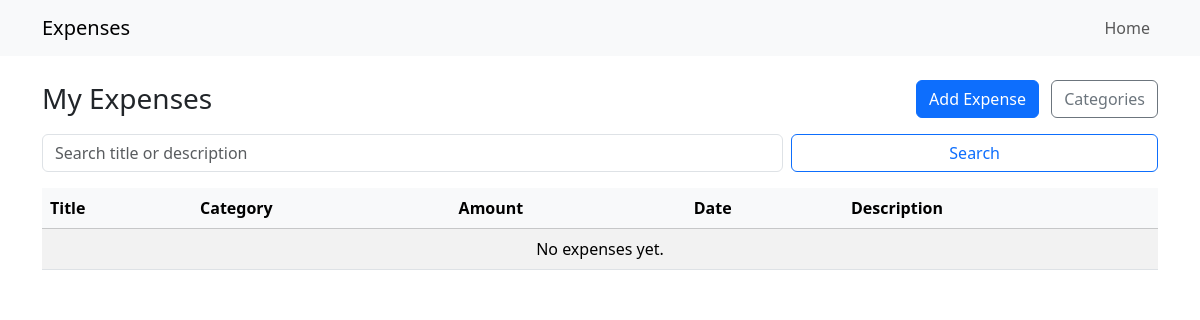
Before: /expenses with the older database file.
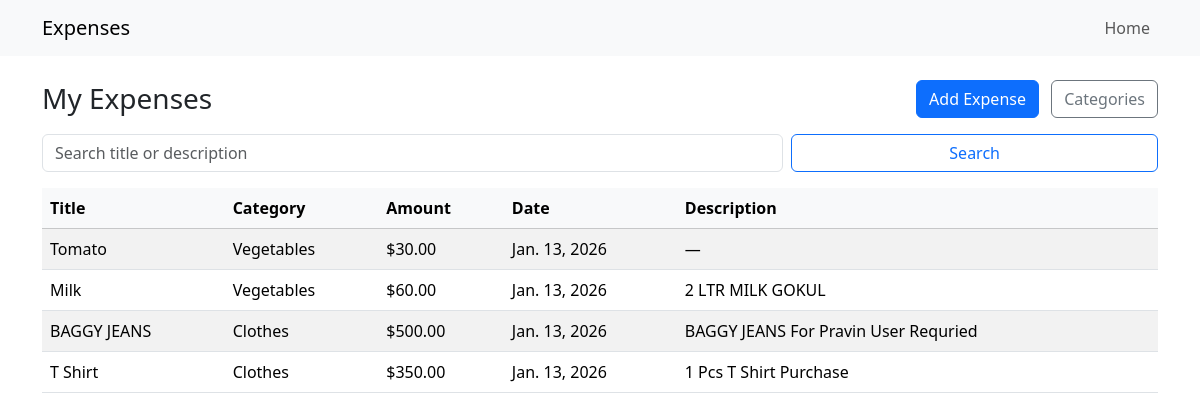
After: the same page with the newer database file.
### expenses/models.py (models this page shows, shortened)
class Expenses(models.Model):
    user = models.ForeignKey(User, on_delete=models.CASCADE)
    category = models.ForeignKey(Category, on_delete=models.CASCADE)
    title = models.CharField(max_length=100, unique=True)
    amount = models.DecimalField(max_digits=10, decimal_places=2)
    date = models.DateField()
    description = models.TextField(blank=True)
    created_at = models.DateTimeField(auto_now_add=True)

class Category(models.Model):
    name = models.CharField(max_length=100, unique=True)
    user = models.ForeignKey(User, on_delete=models.CASCADE)

### expenses/views.py (the view)
# urls.py: path('expenses', expenses_home , name='expenses_home'),
def expenses_home(request):
    expenses = Expenses.objects.all()
    context = {'expenses': expenses}
    return render(request, 'expenses/expenses_home.html', context)

### templates/expenses/expenses_home.html (shortened to what this page needs)
<!doctype html>
<html lang="en">
	<head>
		<link href="https://cdn.jsdelivr.net/npm/bootstrap@5.3.2/dist/css/bootstrap.min.css" rel="stylesheet">
	</head>
	<body>
		<nav class="navbar navbar-expand-lg navbar-light bg-light mb-4">
			<div class="container">
				<a class="navbar-brand" href="#">Expenses</a>
				<div class="collapse navbar-collapse" id="nav">
					<ul class="navbar-nav ms-auto">
						<li class="nav-item"><a class="nav-link" href="#">Home</a></li>
					</ul>
				</div>
			</div>
		</nav>
		<div class="container">
			<div class="d-flex justify-content-between align-items-center mb-3">
				<h1 class="h3 mb-0">My Expenses</h1>
				<div>
					<a href="#" class="btn btn-primary me-2">Add Expense</a>
					<a href="{% url 'category_page' %}" class="btn btn-outline-secondary">Categories</a>
				</div>
			</div>
			<div class="mb-3">
				<form class="row g-2" method="get">
					<div class="col-sm-8">
						<input type="search" name="q" class="form-control" placeholder="Search title or description" value="{{ request.GET.q }}">
					</div>
					<div class="col-sm-4">
						<button class="btn btn-outline-primary w-100" type="submit">Search</button>
					</div>
				</form>
			</div>
			<div class="table-responsive d-none d-md-block">
				<table class="table table-striped align-middle">
					<thead class="table-light">
						<tr>
							<th>Title</th>
							<th>Category</th>
							<th>Amount</th>
							<th>Date</th>
							<th>Description</th>
						</tr>
					</thead>
					<tbody>
						{% for expense in expenses %}
						<tr>
							<td>{{ expense.title }}</td>
							<td>{{ expense.category.name }}</td>
							<td>${{ expense.amount }}</td>
							<td>{{ expense.date }}</td>
							<td>{{ expense.description|default:"—" }}</td>
						</tr>
						{% empty %}
						<tr>
							<td colspan="5" class="text-center">No expenses yet.</td>
						</tr>
						{% endfor %}
					</tbody>
				</table>
			</div>
		</div>
	</body>
</html>

Changed rows visible on the page:
added Expenses: title "Tomato", category.name "Vegetables", amount "30.00", date "Jan. 13, 2026", description "—"
added Expenses: title "Milk", category.name "Vegetables", amount "60.00", date "Jan. 13, 2026", description "2 LTR MILK GOKUL"
added Expenses: title "BAGGY JEANS", category.name "Clothes", amount "500.00", date "Jan. 13, 2026", description "BAGGY JEANS For Pravin User Requried"
added Expenses: title "T Shirt", category.name "Clothes", amount "350.00", date "Jan. 13, 2026", description "1 Pcs T Shirt Purchase"
Other visible differences:
text no longer shown: "No expenses yet."
